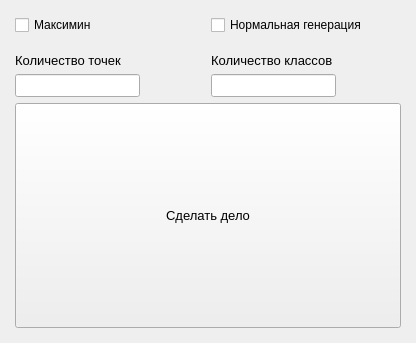
<?xml version="1.0" encoding="UTF-8"?>
<ui version="4.0">
 <class>MainWindow</class>
 <widget class="QMainWindow" name="MainWindow">
  <property name="geometry">
   <rect>
    <x>0</x>
    <y>0</y>
    <width>416</width>
    <height>343</height>
   </rect>
  </property>
  <property name="windowTitle">
   <string>MainWindow</string>
  </property>
  <widget class="QWidget" name="centralwidget">
   <layout class="QVBoxLayout" name="verticalLayout" stretch="0,1,4">
    <property name="leftMargin">
     <number>15</number>
    </property>
    <property name="topMargin">
     <number>15</number>
    </property>
    <property name="rightMargin">
     <number>15</number>
    </property>
    <property name="bottomMargin">
     <number>15</number>
    </property>
    <item>
     <layout class="QHBoxLayout" name="horizontalLayout">
      <item>
       <widget class="QCheckBox" name="CheckBoxMaxiMin">
        <property name="text">
         <string>Максимин</string>
        </property>
       </widget>
      </item>
      <item>
       <widget class="QCheckBox" name="CheckBoxNormalGeneration">
        <property name="text">
         <string>Нормальная генерация</string>
        </property>
       </widget>
      </item>
     </layout>
    </item>
    <item>
     <layout class="QHBoxLayout" name="horizontalLayout_2" stretch="1,1">
      <item>
       <layout class="QVBoxLayout" name="verticalLayout_2">
        <item>
         <widget class="QLabel" name="label_2">
          <property name="font">
           <font>
            <pointsize>10</pointsize>
           </font>
          </property>
          <property name="text">
           <string>Количество точек</string>
          </property>
          <property name="alignment">
           <set>Qt::AlignBottom|Qt::AlignLeading|Qt::AlignLeft</set>
          </property>
         </widget>
        </item>
        <item>
         <layout class="QHBoxLayout" name="horizontalLayout_4">
          <item>
           <widget class="QLineEdit" name="edit_dot_count">
            <property name="maximumSize">
             <size>
              <width>400</width>
              <height>16777215</height>
             </size>
            </property>
            <property name="font">
             <font>
              <pointsize>10</pointsize>
             </font>
            </property>
           </widget>
          </item>
          <item>
           <spacer name="horizontalSpacer_3">
            <property name="orientation">
             <enum>Qt::Horizontal</enum>
            </property>
            <property name="sizeHint" stdset="0">
             <size>
              <width>40</width>
              <height>20</height>
             </size>
            </property>
           </spacer>
          </item>
         </layout>
        </item>
       </layout>
      </item>
      <item>
       <layout class="QVBoxLayout" name="verticalLayout_3" stretch="0,0">
        <item>
         <widget class="QLabel" name="label_3">
          <property name="font">
           <font>
            <pointsize>10</pointsize>
           </font>
          </property>
          <property name="text">
           <string>Количество классов</string>
          </property>
          <property name="alignment">
           <set>Qt::AlignBottom|Qt::AlignLeading|Qt::AlignLeft</set>
          </property>
         </widget>
        </item>
        <item>
         <layout class="QHBoxLayout" name="horizontalLayout_5">
          <item>
           <widget class="QLineEdit" name="edit_class_count">
            <property name="maximumSize">
             <size>
              <width>400</width>
              <height>16777215</height>
             </size>
            </property>
            <property name="font">
             <font>
              <pointsize>10</pointsize>
             </font>
            </property>
           </widget>
          </item>
          <item>
           <spacer name="horizontalSpacer_4">
            <property name="orientation">
             <enum>Qt::Horizontal</enum>
            </property>
            <property name="sizeHint" stdset="0">
             <size>
              <width>40</width>
              <height>20</height>
             </size>
            </property>
           </spacer>
          </item>
         </layout>
        </item>
       </layout>
      </item>
     </layout>
    </item>
    <item>
     <widget class="QPushButton" name="button_calculate_first">
      <property name="sizePolicy">
       <sizepolicy hsizetype="Minimum" vsizetype="Minimum">
        <horstretch>0</horstretch>
        <verstretch>0</verstretch>
       </sizepolicy>
      </property>
      <property name="font">
       <font>
        <pointsize>10</pointsize>
       </font>
      </property>
      <property name="text">
       <string>Сделать дело</string>
      </property>
     </widget>
    </item>
   </layout>
  </widget>
 </widget>
 <resources/>
 <connections/>
</ui>
